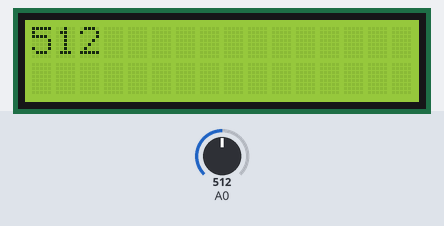
The sketch below on a simulated Arduino Uno, built with avr-gcc and run on an emulated ATmega328P. On the bench: 16×2 character LCD. The test bench sets the inputs (shaded band); at power-on: A0 = 512.

Above: at 3.2 s.
3.3 s: A0 set to 716
At 4.3 s:
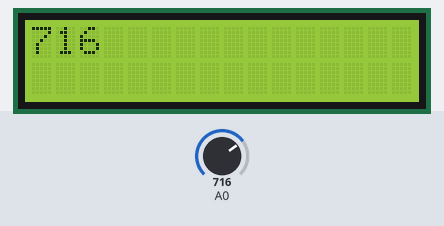
4.8 s: A0 set to 900
At 5.8 s:
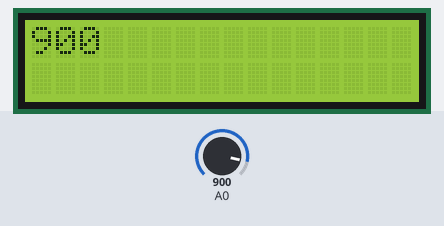
6.3 s: A0 set to 1023
At 7.4 s:
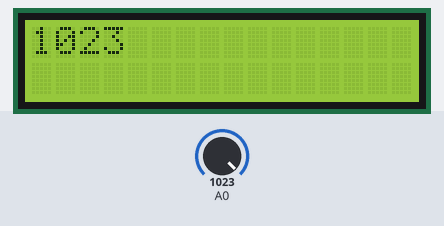
Timing chart, 0 to 9.3 s (numbered marks = the images above; inputs shaded):
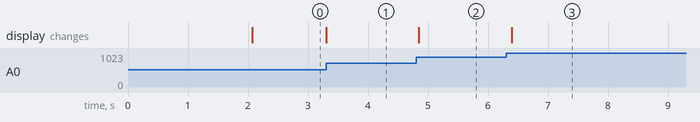

The sketch:

LCD_example.ino
```cpp
//@author Tomas de Camino Beck
// libreria:
#include <LiquidCrystal.h>
LiquidCrystal lcd(8, 9, 4, 5, 6, 7);

int botonActual = 0;

void setup() {
  // numero de columnas y filas del LCD
  lcd.begin(16, 2);
  lcd.clear();
  // Escribe el mensaje en la pantalla
  lcd.print("hola a todos");
  delay(2000);
}

void loop() {
  lcd.clear();
  lcd.setCursor(0, 0);//acomoda la pos del cursor
  int val = analogRead(A0); //
  if (val != botonActual) {
    botonActual = val;
  }
  lcd.print(botonActual);
  delay(100);
}
```

Measured:
- after the input at 3.3 s, the display: changes at once (image 1)
- after the input at 4.8 s, the display: changes after 0.05 s (image 2)
- after the input at 6.3 s, the display: changes after 0.09 s (image 3)
